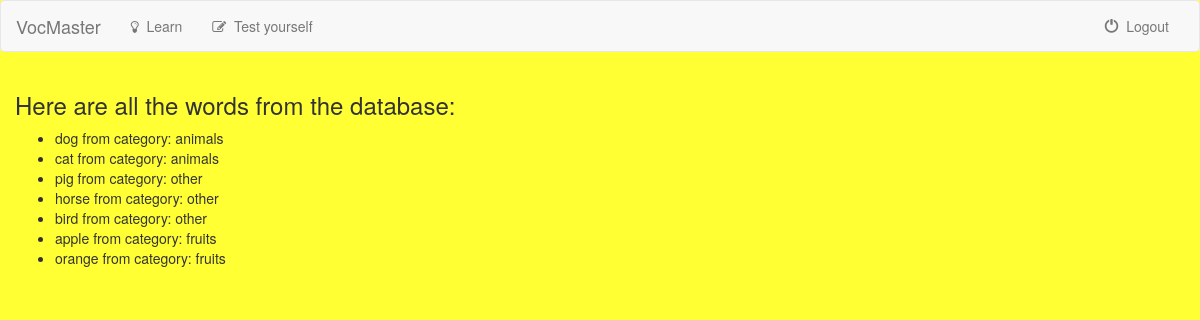
The app's page / (signed in), older data.
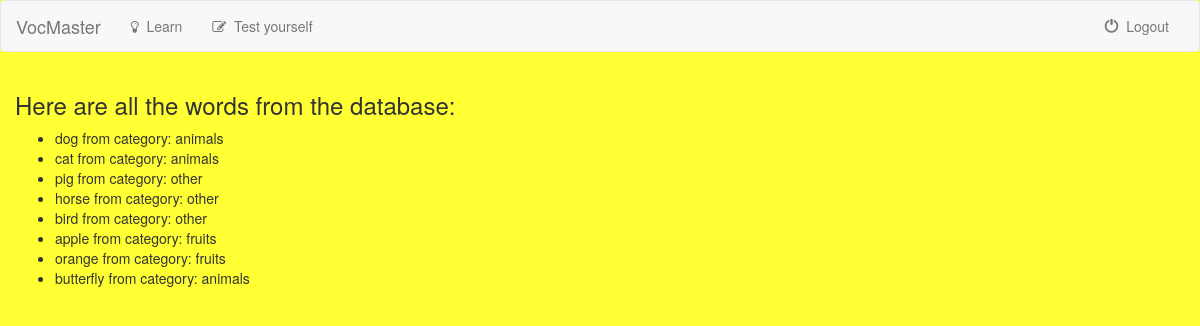
The same page, newer data.
### vocabulary/models.py (models this page shows, shortened)
class Word(models.Model):
    english = models.CharField(max_length=40)
    polish = models.CharField(max_length=60)
    category = models.ForeignKey(Category, on_delete=models.CASCADE)
    description = models.CharField(max_length=300, default='')

class Category(models.Model):
    category = models.CharField(max_length=30, unique=True)
    picture = models.CharField(max_length=500, default='')
    slug = models.SlugField(max_length=30, unique=True)

### vocabulary/views.py (the view)
# urls.py: url(r'^$', views.IndexView.as_view(), name='index'),
class IndexView(generic.ListView):
    template_name = 'vocabulary/index.html'
    context_object_name = 'my_words'
    def get_queryset(self):
        return Word.objects.all()
    def get(self, request):
        if not request.user.is_authenticated():
            return render(request, 'vocabulary/index_visitor.html')
        else:
            return render(request, self.template_name, {self.context_object_name: self.get_queryset()})

### vocabulary/templates/vocabulary/index.html
{% extends 'vocabulary/base.html' %}
{% block body %}
    <div class="container-fluid">
        {% if my_words %}
        <h3>Here are all the words from the database:</h3>
        <ul>
            {% for word in my_words %}
            <li>{{ word.english }} from category: {{ word.category.category }}</li>
            {% endfor %}
        </ul>
        {% else %}
        <h3>There are no words in the database</h3>
        {% endif %}
    </div>
{% endblock %}

### vocabulary/templates/vocabulary/base.html (shortened to what this page needs)
<!DOCTYPE html>
<html lang="en">
<head>
    {% load staticfiles %}
    <link rel="stylesheet" href="https://maxcdn.bootstrapcdn.com/bootstrap/3.3.6/css/bootstrap.min.css" />
    <link rel="stylesheet" type="text/css" href="{% static 'vocabulary/style.css' %}" />
    <link href="{% static 'vocabulary/font-awesome/css/font-awesome.min.css' %}" rel="stylesheet">
</head>
<body>
    <nav class="navbar navbar-default">
        <div class="container-fluid">
            <div class="navbar-header">
                <a class="navbar-brand" href="{% url 'vocabulary:index' %}">VocMaster</a>
            </div>
            <div class="collapse navbar-collapse" id="topNavBar">
                <ul class="nav navbar-nav">
                    {% with url_name=request.resolver_match.url_name %}
                    <li class="{% if url_name == 'learning' %}active{% endif %}">
                        <a href="{% url 'vocabulary:learning' %}">
                            <span class="fa fa-lightbulb-o"></span>&nbsp Learn
                        </a>
                    </li>
                    <li class="{% if url_name == 'testing' %}active{% endif %}">
                        <a href="{% url 'vocabulary:testing' %}">
                            <span class="fa fa-edit"></span>&nbsp Test yourself
                        </a>
                    </li>
                    {% endwith %}
                </ul>
                <ul class="nav navbar-nav navbar-right">
                    <li>
                        <a href="{% url 'vocabulary:logging_out' %}">
                            <span class="glyphicon glyphicon-off" aria-hidden="true"></span>&nbsp; Logout
                        </a>
                    </li>
                </ul>
            </div>
        </div>
    </nav>
{% block body %}
{% endblock %}
</body>
</html>

### vocabulary/static/vocabulary/style.css (style rules this page uses)
body { background-color: #ffff33; }

Row changes from the older to the newer data that the page shows:
added Word: english "butterfly", category.category "animals"
